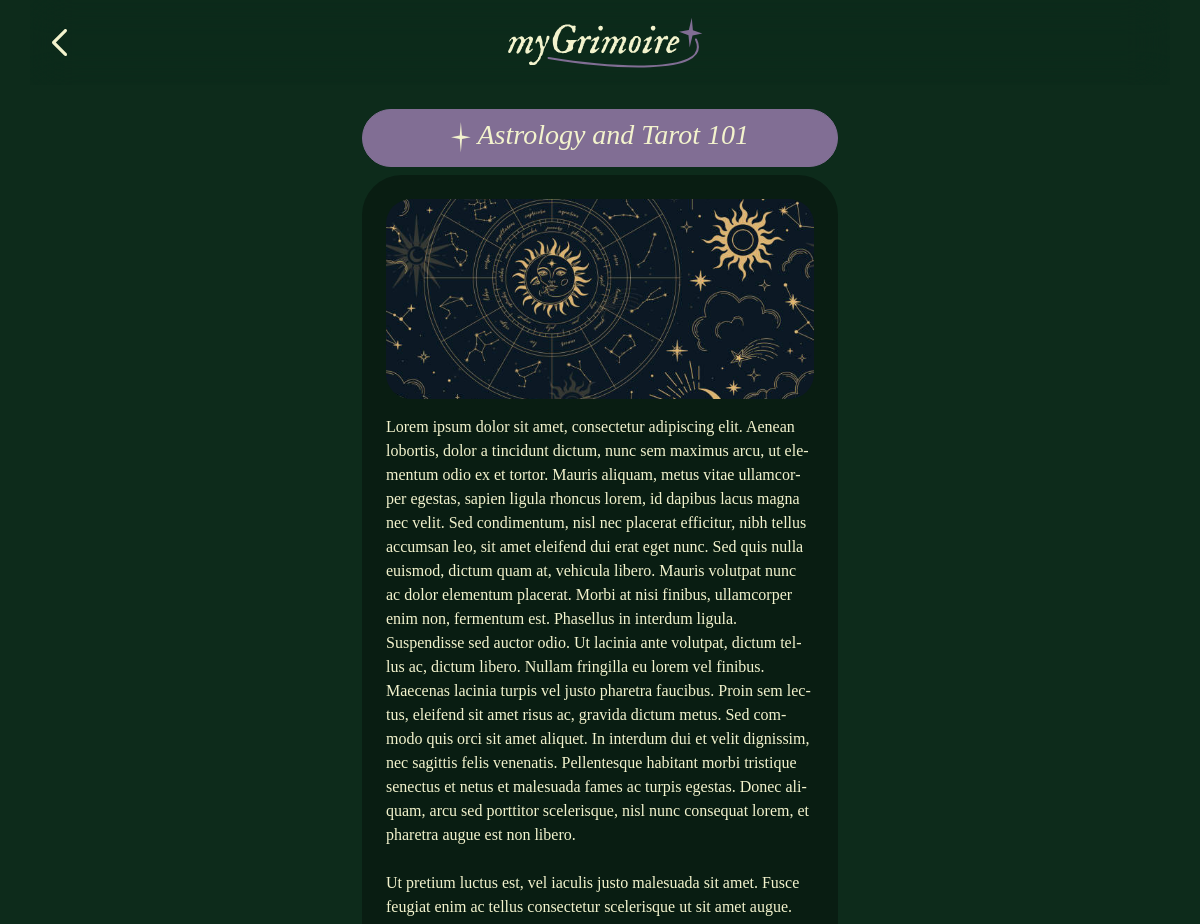
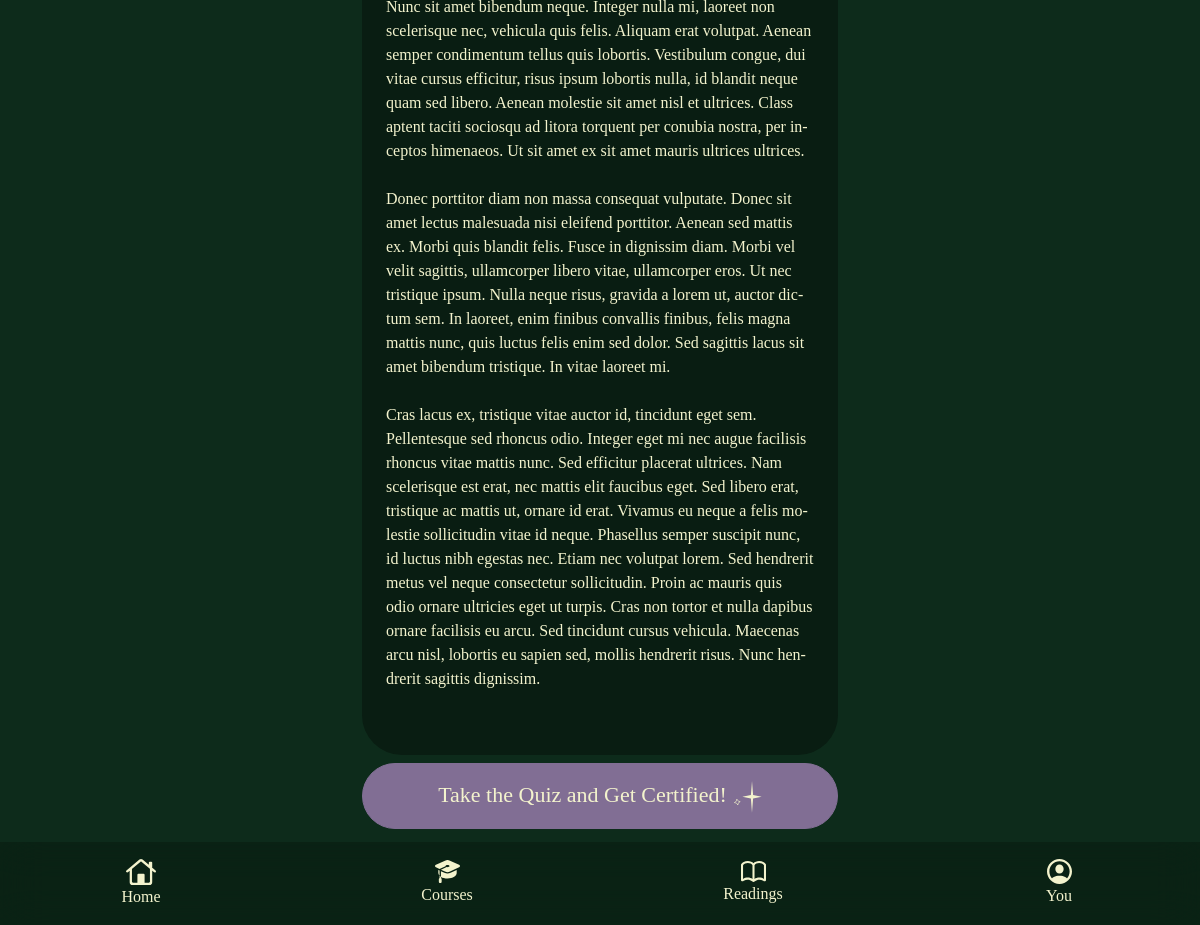
The app's page /mygrimoire/courses/2 with its own data (2 pictures, top to bottom).
### myGrimoire/models.py (models this page shows)
class Course(models.Model):
    title = models.CharField(max_length=100)
    content = models.TextField(null=True, blank=True)
    image = models.ImageField(upload_to="cover_image", null=True, blank=True)
    author = models.ForeignKey(User, on_delete=models.CASCADE, null=True, blank=True)
    rating = models.IntegerField()
    description = models.TextField(null=True, blank=True)
    featured = models.BooleanField(default=0)  # 0 for regular, 1 for featured

### myGrimoire/views.py (the view)
# urls.py: path("courses/<str:id_course>", views.course),
def course(request, id_course):
    onecourse = Course.objects.get(id=id_course)
    title = onecourse.title
    content = onecourse.content
    context = {'onecourse': onecourse, 'title': title, 'content': content}
    return render(request, "course_ind.html", context)

### templates/course_ind.html (shortened to what this page needs)
<!DOCTYPE html>
<html lang="en">
<head>
    {% load static %}
    <link rel="stylesheet" type="text/css" href="{% static 'myGrimoire/css/bootstrap.css' %}" >
    <link rel="stylesheet" type="text/css" href="{% static 'myGrimoire/master_transition.css' %}" >
</head>
<body>
        <div id="top-bar" class="container navbar fixed-top position-sticky" style="display: flex; flex-flow: row;">
            <a href="/mygrimoire/courses/{{ onecourse.id }}/start">
            <div class="container justify-content-center" style="flex: 1">
                <img style="width: 25px;padding-left: 10px" src="{% static 'myGrimoire/images/icons/chevron-backward.svg' %}" alt="logo">
                </div>
            </a>
            <div class="container-fluid justify-content-center" style="flex: 12">
                <img style="padding-right: 50px" src="{% static 'myGrimoire/images/logo_light.svg' %}" alt="logo">
            </div>
        </div>
<div class="container pb-2 col-lg-5">
    <div id="main_content">
<div class="d-grid col-12 pt-4 text-center pb-2">
<div id="ui-bar-prpl" class="btn btn-mg pt-2" style="--bs-btn-padding-y: .30rem; --bs-btn-padding-x: .10rem;" disabled>
    <h3><img src="{% static 'myGrimoire/images/star_filled.svg' %}"><i> {{ onecourse.title }}</i></h3>
</div>
</div>
    <div class="container" id="ui-grn">
            <div class="container d-grid pt-4 gap-3 justify-content-center">
                                        <img style="object-fit: cover; width: available; height: 200px; border-radius: 25px" src="{{ MEDIA_URL }}{{ onecourse.image.url }}" class="card-img-top text-center" alt="...">
                <p class="pb-5" style="white-space: pre-line; text-justify: distribute-all-lines;overflow-wrap: break-word; hyphens: auto;color: #F3F3CD ;font-family: 'IM FELL DW Pica'">{{ onecourse.content }}</p>
    </div>
    </div>
<div class="pt-2 pb-3">
    <a href="/mygrimoire/courses/{{ onecourse.id }}/quiz" id="ui-bar-prpl-active" class="btn btn-mg col-12" style="--bs-btn-padding-y: .90rem; --bs-btn-padding-x: .10rem; font-size: 22px;" role="button">Take the Quiz and Get Certified!<img style="width: 35px" src="{% static 'myGrimoire/images/stars_group_two.svg' %}"></a>
</div>
</div>
 </div>
<br><br><br>
            <div id="bottom-bar" class="text-center fixed-bottom pt-3">
            <div class="row-cols-md-auto">
  <div class="row text-center">
    <div class="col">
        <a style="text-decoration: none;" href="/mygrimoire/main"><img style="width: 30px" src="{% static 'myGrimoire/images/icons/home.svg' %}" alt="logo"><p style="font-family: 'IM FELL DW Pica'; color:#F3F3CD">Home</p></a>
    </div>
    <div class="col">
        <a style="text-decoration: none;" href="/mygrimoire/courses"><img style="width: 25px" src="{% static 'myGrimoire/images/icons/cap-fill.svg' %}" alt="logo"><p style="font-family: 'IM FELL DW Pica'; color:#F3F3CD">Courses</p></a>
    </div>
    <div class="col">
      <a style="text-decoration: none;" href="/mygrimoire/readings"><img style="width: 25px" src="{% static 'myGrimoire/images/icons/book.svg' %}" alt="logo"><p style="font-family: 'IM FELL DW Pica'; color:#F3F3CD">Readings</p></a>
    </div>
      <div class="col">
      <a style="text-decoration: none;" href="/mygrimoire/you"><img style="width: 25px" src="{% static 'myGrimoire/images/icons/person-crop-circle.svg' %}" alt="logo"><p style="font-family: 'IM FELL DW Pica'; color:#F3F3CD">You</p></a>
    </div>
  </div>
</div>
</div>
</body>
</html>

### myGrimoire/static/myGrimoire/master_transition.css (style rules this page uses)
#main_content { animation: transitionIn 0.3s; }

### templates/course_ind.html (style rules this page uses)
body { background-color: #0D2B1B }
#top-bar { height: 85px; backdrop-filter: blur(20px); -webkit-backdrop-filter: blur(20px); background-blend-mode: hard-light; top: -10px; background-color: #0D2B1B99; }
#bottom-bar { background: #091D1299; backdrop-filter: blur(20px); -webkit-backdrop-filter: blur(20px); }
h3 { font-family: "IM FELL DW Pica"; color: #F3F3CD; }
#ui-bar-prpl { border-radius: 50px; pointer-events: none; font-family: "IM FELL DW Pica"; color: #F3F3CD; font-size: 15pt; }
#ui-bar-prpl-active { border-radius: 50px; font-family: "IM FELL DW Pica"; color: #F3F3CD; font-size: 15pt; }
#ui-grn { background-color: #091D12; border-radius: 40px; width: available; }

### records on screen
Course: title "Astrology and Tarot 101", image (picture), content "Lorem ipsum dolor sit amet, consectetur adipiscing elit. Aenean lobortis, dolor a tincidunt dictum, nunc sem maximus arcu, ut elementum odio ex et tortor. Mauris aliquam, metus vitae ullamcorper egestas, sapien ligula rhoncus lorem, id dapibus lacus magna nec velit. Sed condimentum, nisl nec placerat efficitur, nibh tellus accumsan leo, sit amet eleifend dui erat eget nunc. Sed quis nulla euismod, dictum quam at, vehicula libero. Mauris volutpat nunc ac dolor elementum placerat. Morbi at nisi finibus, ullamcorper enim non, fermentum est. Phasellus in interdum ligula. Suspendisse sed auctor odio. Ut lacinia ante volutpat, dictum tellus ac, dictum libero. Nullam fringilla eu lorem vel…"
